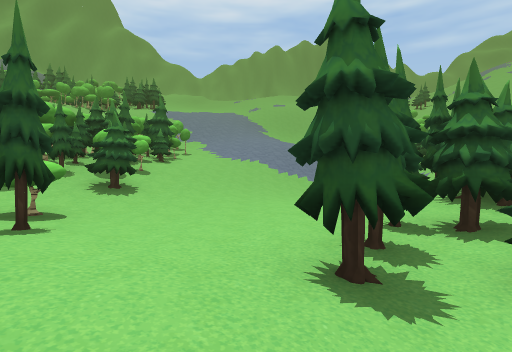
view 1 (above)

16 first-person views from a walk through a Unity game level. The camera is 1.4 m above the floor, tilts 2° down and sees 80° across. The floor is counted in squares, 2 m on a side. Each view is taken from the middle of a square. On the plan, view 1 faces up. The plan holds only what a view shows up to about 10 squares ahead; the rest is blank. The place goes on beyond the plan. The player character is not drawn. Some animated figures are not drawn.

view 2
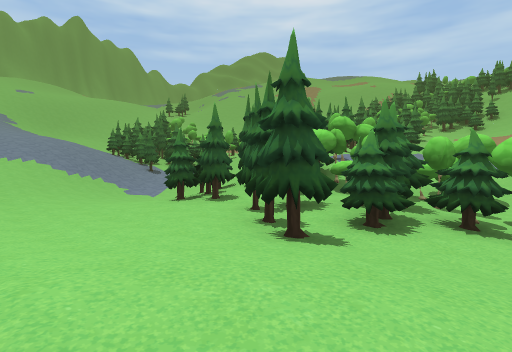

view 3
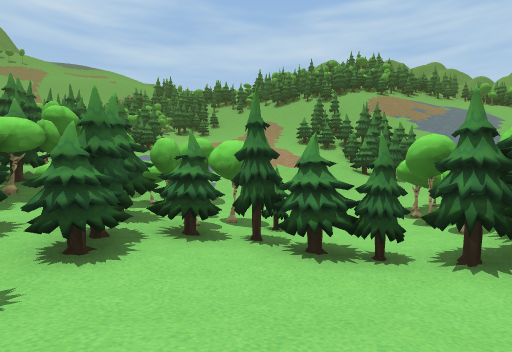

view 4
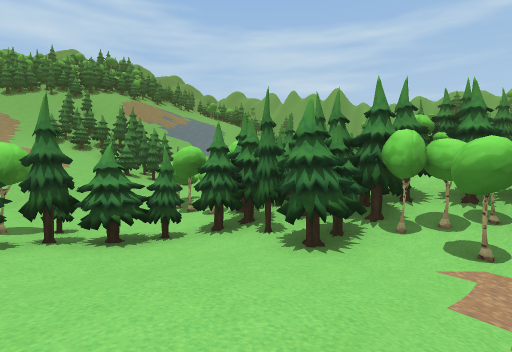

view 5
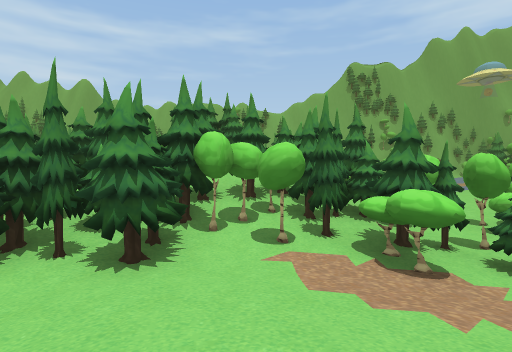

view 6
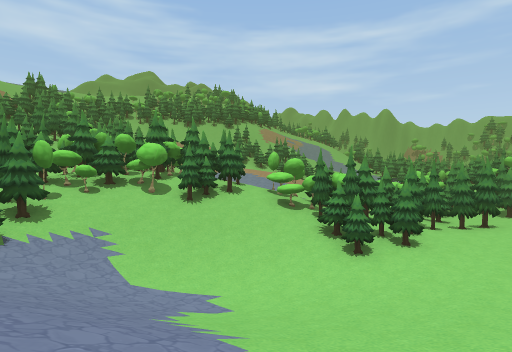

view 7
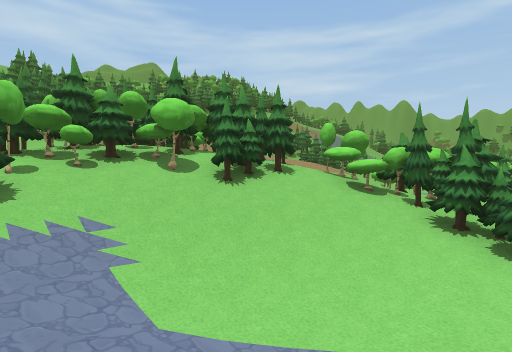

view 8
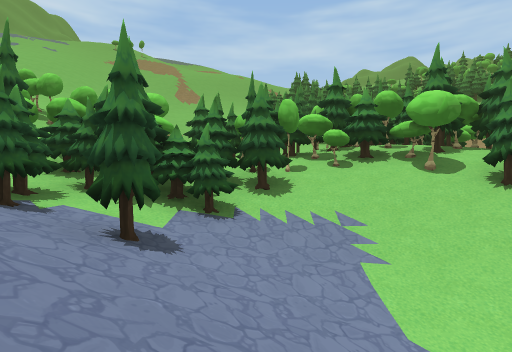

view 9
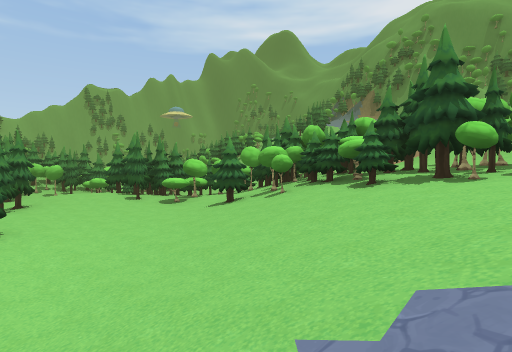

view 10
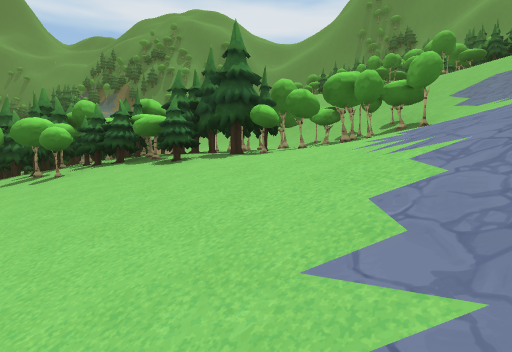

view 11
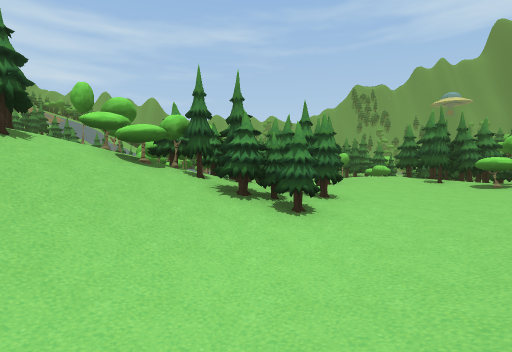

view 12
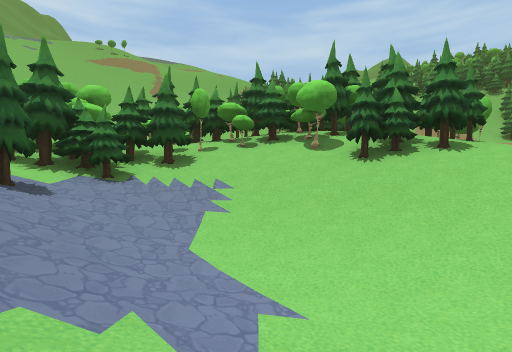

view 13
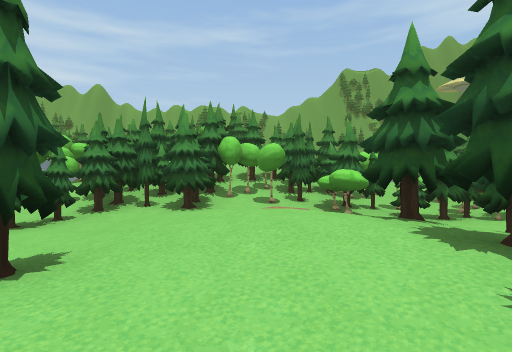

view 14
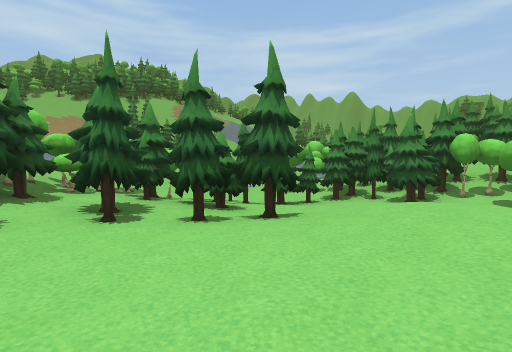

view 15
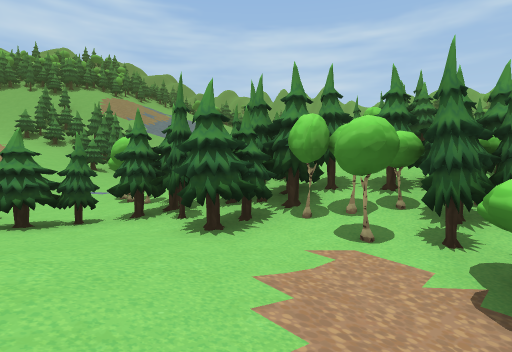

view 16
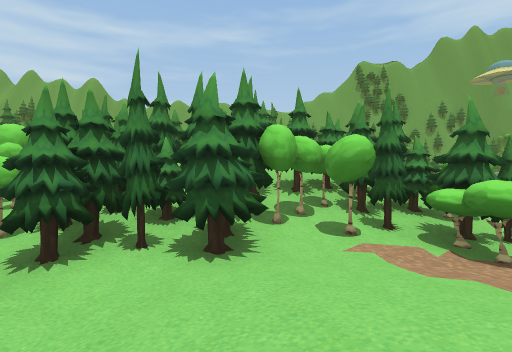

### Floor plan
Key: @ floor where view 1 was taken; # wall or solid block; . main floor; : floor 0.75 m higher than the main floor; - floor 0.75 m lower than the main floor; + floor 1.5 m higher than the main floor; * floor 2.5 m higher than the main floor; / step, stairs or slope; = window, fence, low wall or low ledge; ^ raised ledge; O other object.
Columns run from 3 left of view 1 to 12 right of it. Each row starts with its distance up from view 1.
 14 #**/////OO O#OO
 13 #+//////./OOOO
 12 O+/////..///#OOO
 11 O/////--.//#OOO#
 10 #///.---///###O
  9 #//.---///O#OOOO
  8 #....-.///OOOOO#
  7 O....OO///OOOO#O
  6 .....OOO#^O O #
  5 #....OOOO## =#
  4 ^....OOO##=
  3 OO..OOOO##/::
  2 O...OOOO###.:
  1 O.....O##.../
  0 ...@.-OO--.//
 -1 -....OO---.//
 -2 --.O-O----.//
 -3 #--OOOO###.//
 -4 OO#OOOO  ^..
 -5 OOOOOOO   ..
 -6 OOO/: O
 -7 OO/+  O
 -8  O    O
 -9    O##O
-10    OOOO
-11   O
-12   O

Where each view was taken, in squares from view 1:
view 1: 0 up, 0 right, facing up
view 2: 0 up, 2 left, facing up-right
view 3: 0 up, 1 left, facing right
view 4: 1 up, 2 left, facing down-right
view 5: 1 up, 1 left, facing down
view 6: 14 up, 1 left, facing down-right
view 7: 13 up, 2 right, facing down-right
view 8: 13 up, 2 right, facing right
view 9: 13 up, 2 right, facing down-left
view 10: 12 up, 2 right, facing left
view 11: 12 up, 3 right, facing down
view 12: 11 up, 1 right, facing right
view 13: 4 up, 1 left, facing down
view 14: 5 up, 2 left, facing down-right
view 15: 0 up, 3 left, facing down-right
view 16: 1 up, 0 right, facing down
